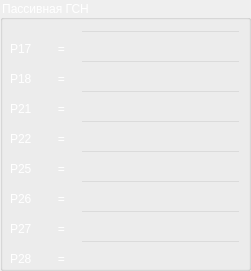
    <widget class="QGroupBox" name="P_TAB4">
     <property name="geometry">
      <rect>
       <x>560</x>
       <y>0</y>
       <width>251</width>
       <height>271</height>
      </rect>
     </property>
     <property name="styleSheet">
      <string notr="true">QGroupBox
{
color: white
}</string>
     </property>
     <property name="title">
      <string>Пассивная ГСН</string>
     </property>
     <widget class="QLabel" name="P_30">
      <property name="geometry">
       <rect>
        <x>10</x>
        <y>190</y>
        <width>67</width>
        <height>17</height>
       </rect>
      </property>
      <property name="styleSheet">
       <string notr="true">QLabel
{
color: white
}</string>
      </property>
      <property name="text">
       <string>P26        =</string>
      </property>
     </widget>
     <widget class="QLabel" name="P_32">
      <property name="geometry">
       <rect>
        <x>10</x>
        <y>100</y>
        <width>67</width>
        <height>17</height>
       </rect>
      </property>
      <property name="styleSheet">
       <string notr="true">QLabel
{
color: white
}</string>
      </property>
      <property name="text">
       <string>P21        =</string>
      </property>
     </widget>
     <widget class="QLabel" name="P_36">
      <property name="geometry">
       <rect>
        <x>10</x>
        <y>40</y>
        <width>67</width>
        <height>17</height>
       </rect>
      </property>
      <property name="styleSheet">
       <string notr="true">QLabel
{
color: white
}</string>
      </property>
      <property name="text">
       <string>P17        =</string>
      </property>
     </widget>
     <widget class="QLabel" name="P_37">
      <property name="geometry">
       <rect>
        <x>10</x>
        <y>160</y>
        <width>67</width>
        <height>17</height>
       </rect>
      </property>
      <property name="styleSheet">
       <string notr="true">QLabel
{
color: white
}</string>
      </property>
      <property name="text">
       <string>P25        =</string>
      </property>
     </widget>
     <widget class="QLabel" name="P_38">
      <property name="geometry">
       <rect>
        <x>10</x>
        <y>130</y>
        <width>67</width>
        <height>17</height>
       </rect>
      </property>
      <property name="styleSheet">
       <string notr="true">QLabel
{
color: white
}</string>
      </property>
      <property name="text">
       <string>P22        =</string>
      </property>
     </widget>
     <widget class="QLabel" name="P_39">
      <property name="geometry">
       <rect>
        <x>10</x>
        <y>70</y>
        <width>67</width>
        <height>17</height>
       </rect>
      </property>
      <property name="styleSheet">
       <string notr="true">QLabel
{
color: white
}</string>
      </property>
      <property name="text">
       <string>P18        =</string>
      </property>
     </widget>
     <widget class="QLabel" name="P_40">
      <property name="geometry">
       <rect>
        <x>10</x>
        <y>220</y>
        <width>67</width>
        <height>17</height>
       </rect>
      </property>
      <property name="styleSheet">
       <string notr="true">QLabel
{
color: white
}</string>
      </property>
      <property name="text">
       <string>P27        =</string>
      </property>
     </widget>
     <widget class="QLabel" name="P_41">
      <property name="geometry">
       <rect>
        <x>10</x>
        <y>250</y>
        <width>67</width>
        <height>17</height>
       </rect>
      </property>
      <property name="styleSheet">
       <string notr="true">QLabel
{
color: white
}</string>
      </property>
      <property name="text">
       <string>P28        =</string>
      </property>
     </widget>
     <widget class="QLineEdit" name="l37">
      <property name="geometry">
       <rect>
        <x>80</x>
        <y>60</y>
        <width>161</width>
        <height>31</height>
       </rect>
      </property>
      <property name="styleSheet">
       <string notr="true">QLineEdit
{
background: rgb(0,0,0,0);
color: white;
}</string>
      </property>
      <property name="text">
       <string/>
      </property>
     </widget>
     <widget class="QLineEdit" name="l42">
      <property name="geometry">
       <rect>
        <x>80</x>
        <y>210</y>
        <width>161</width>
        <height>31</height>
       </rect>
      </property>
      <property name="styleSheet">
       <string notr="true">QLineEdit
{
background: rgb(0,0,0,0);
color: white;
}</string>
      </property>
      <property name="text">
       <string/>
      </property>
     </widget>
     <widget class="QLineEdit" name="l41">
      <property name="geometry">
       <rect>
        <x>80</x>
        <y>180</y>
        <width>161</width>
        <height>31</height>
       </rect>
      </property>
      <property name="styleSheet">
       <string notr="true">QLineEdit
{
background: rgb(0,0,0,0);
color: white;
}</string>
      </property>
      <property name="text">
       <string/>
      </property>
     </widget>
     <widget class="QLineEdit" name="l43">
      <property name="geometry">
       <rect>
        <x>80</x>
        <y>240</y>
        <width>161</width>
        <height>31</height>
       </rect>
      </property>
      <property name="styleSheet">
       <string notr="true">QLineEdit
{
background: rgb(0,0,0,0);
color: white;
}</string>
      </property>
      <property name="text">
       <string/>
      </property>
     </widget>
     <widget class="QLineEdit" name="l36">
      <property name="geometry">
       <rect>
        <x>80</x>
        <y>30</y>
        <width>161</width>
        <height>31</height>
       </rect>
      </property>
      <property name="styleSheet">
       <string notr="true">QLineEdit
{
background: rgb(0,0,0,0);
color: white;
}</string>
      </property>
      <property name="text">
       <string/>
      </property>
     </widget>
     <widget class="QLineEdit" name="l39">
      <property name="geometry">
       <rect>
        <x>80</x>
        <y>120</y>
        <width>161</width>
        <height>31</height>
       </rect>
      </property>
      <property name="styleSheet">
       <string notr="true">QLineEdit
{
background: rgb(0,0,0,0);
color: white;
}</string>
      </property>
      <property name="text">
       <string/>
      </property>
     </widget>
     <widget class="QLineEdit" name="l40">
      <property name="geometry">
       <rect>
        <x>80</x>
        <y>150</y>
        <width>161</width>
        <height>31</height>
       </rect>
      </property>
      <property name="styleSheet">
       <string notr="true">QLineEdit
{
background: rgb(0,0,0,0);
color: white;
}</string>
      </property>
      <property name="text">
       <string/>
      </property>
     </widget>
     <widget class="QLineEdit" name="l38">
      <property name="geometry">
       <rect>
        <x>80</x>
        <y>90</y>
        <width>161</width>
        <height>31</height>
       </rect>
      </property>
      <property name="styleSheet">
       <string notr="true">QLineEdit
{
background: rgb(0,0,0,0);
color: white;
}</string>
      </property>
      <property name="text">
       <string/>
      </property>
     </widget>
    </widget>
